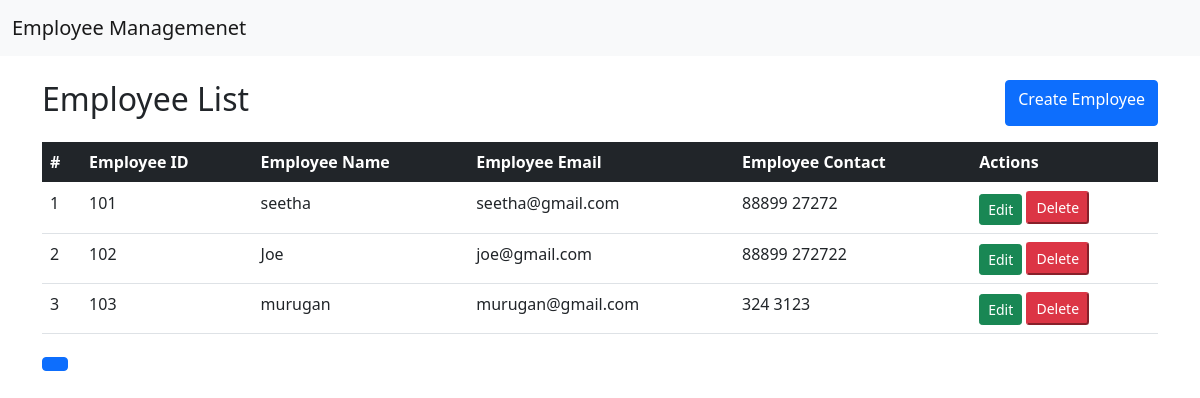
The page / on the database its author committed.
### employee/models.py (models this page shows, shortened)
class Employee(models.Model):
    employee_id = models.CharField(max_length=20)
    employee_name = models.CharField(max_length=100)
    employee_email = models.EmailField()
    employee_contact = models.CharField(max_length=20)

### employee/views.py (the view)
# urls.py: path('', employee_list, name="list"),
def employee_list(request):
    employee = Employee.objects.all()
    return render(request, 'list.html', {'employees': employee})

### employee/templates/list.html (shortened to what this page needs)
{% extends "base.html" %}
{%block content%}
<div class="d-flex justify-content-between mb-3" >
    <h2>Employee List</h2>
    <a class="btn btn-primary"  href={%url 'create' %}>Create Employee</a>
</div>
<table class="table table-border" >
    <thead class="table-dark" >
        <tr>
            <th>#</th>
            <th>Employee ID</th>
            <th>Employee Name</th>
            <th>Employee Email</th>
            <th>Employee Contact</th>
            <th>Actions</th>
        </tr>
    </thead>
    <tbody>
        {%for employee in employees%}
        <tr>
            <td>{{forloop.counter}}</td>
            <td>{{employee.employee_id}}</td>
            <td>{{employee.employee_name}}</td>
            <td>{{employee.employee_email}}</td>
            <td>{{employee.employee_contact}}</td>
            <td>
                <a href={%url 'update' employee.pk%} class="btn btn-success btn-sm" >Edit</a>
                <button class="btn-danger btn-sm" data-bs-target="#deleteModal" data-bs-toggle="modal" data-id="{{employee.pk}}" >Delete</button>
            </td>
        </tr>
        {%endfor%}
    </tbody>
</table>
<button type="button" class="btn btn-primary" data-bs-toggle="modal" data-bs-target="#exampleModal">
</button>
{%endblock%}

### employee/templates/base.html (shortened to what this page needs)
<!DOCTYPE html>
<html lang="en">
  <head>
    <link
      href="https://cdn.jsdelivr.net/npm/bootstrap@5.0.2/dist/css/bootstrap.min.css"
      rel="stylesheet"
    />
  </head>
  <body>
    <nav class="navbar navbar-light navbar-expand-lg bg-light">
      <div class="container-fluid">
      <a  class="navbar-brand" href="{% url 'list' %}">Employee Managemenet</a>
      </div>
    </nav>
    <div class="container mt-4">{%block content%} {%endblock%}</div>
  </body>
</html>

### rows shown on the page
Employee: employee_id "101", employee_name "seetha", employee_email "seetha@gmail.com", employee_contact "88899 27272"
Employee: employee_id "102", employee_name "Joe", employee_email "joe@gmail.com", employee_contact "88899 272722"
Employee: employee_id "103", employee_name "murugan", employee_email "murugan@gmail.com", employee_contact "324 3123"
